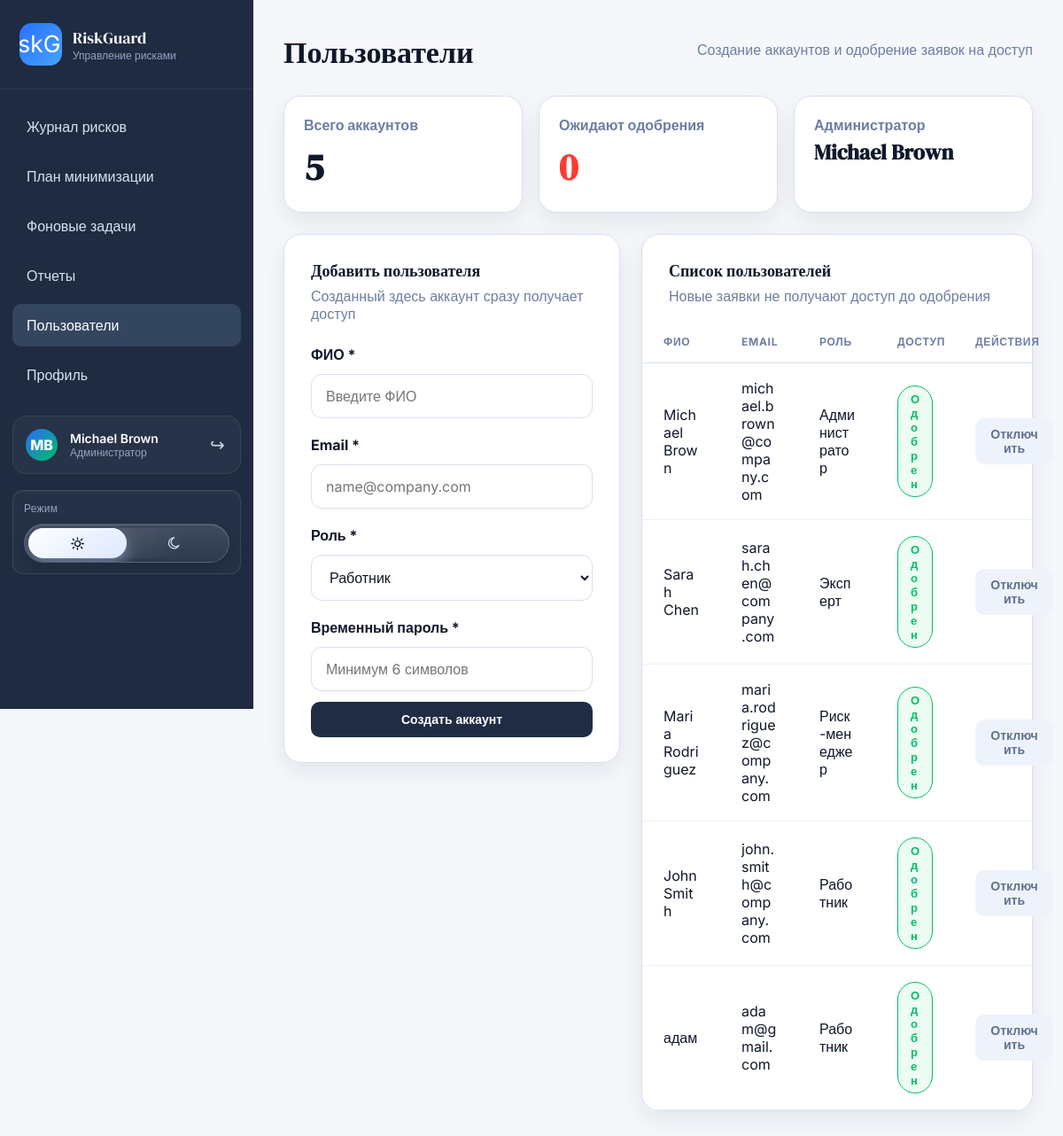
Page /admin/users (signed in) on the committed database.
### app.py (models this page shows)
class User(db.Model):
    id = db.Column(db.Integer, primary_key=True)
    full_name = db.Column(db.String(120), nullable=False)
    email = db.Column(db.String(120), unique=True, nullable=False)
    password_hash = db.Column(db.String(255), nullable=False)
    role = db.Column(db.String(40), nullable=False, default=Role.RISK_MANAGER.value)
    is_approved = db.Column(db.Boolean, nullable=False, default=False)
    joined_at = db.Column(db.Date, nullable=False, default=datetime.utcnow().date)
    risks = db.relationship("Risk", back_populates="owner", foreign_keys="Risk.owner_id", lazy="selectin")
    assigned_risks = db.relationship("Risk", back_populates="expert", foreign_keys="Risk.expert_id", lazy="selectin")
    assessments = db.relationship("Assessment", back_populates="expert", lazy="selectin")
    incidents = db.relationship("Incident", back_populates="reporter", lazy="selectin")
    incident_intakes = db.relationship("IncidentIntake", back_populates="reporter", lazy="selectin")

### app.py (the view, shortened to what this page needs)
@app.route("/admin/users", methods=["GET", "POST"])
@admin_required
def admin_users():
    users = db.session.execute(db.select(User).order_by(User.is_approved, User.role, User.full_name)).scalars().all()
    pending_count = sum(1 for user in users if not user.is_approved)
    return render_template("admin_users.html", users=users, pending_count=pending_count)

### app.py (called while the page is built)
@app.after_request
def allow_desktop_client(response):
    origin = request.headers.get("Origin", "")
    if origin in DESKTOP_ALLOWED_ORIGINS:
        response.headers["Access-Control-Allow-Origin"] = origin
        response.headers["Access-Control-Allow-Headers"] = "Content-Type, Authorization"
        response.headers["Access-Control-Allow-Methods"] = "GET, POST, PATCH, OPTIONS"
        response.headers["Vary"] = "Origin"
    try:
        started_at = getattr(g, "request_started_at", None)
        if started_at and request.path.startswith("/api/"):
            elapsed = int((time.perf_counter() - started_at) * 1000)
            kind = "COMMAND" if request.method in {"POST", "PATCH", "PUT", "DELETE"} else "QUERY"
            record_metric(request.path, kind, elapsed)
            db.session.commit()
    except Exception:  # noqa: BLE001
        db.session.rollback()
    return response

def decode_token(token: str) -> dict:
    return jwt.decode(token, app.config["SECRET_KEY"], algorithms=["HS256"])

def current_user_from_session() -> User | None:
    token = session.get("access_token")
    if not token:
        return None
    try:
        payload = decode_token(token)
    except jwt.PyJWTError:
        session.pop("access_token", None)
        return None
    user = db.session.get(User, payload["user_id"])
    if not user or not user.is_approved:
        session.pop("access_token", None)
        return None
    return user

def web_auth_required(view):
    @wraps(view)
    def wrapped(*args, **kwargs):
        user = current_user_from_session()
        if not user:
            return redirect(url_for("auth_page"))
        g.current_user = user
        return view(*args, **kwargs)
    return wrapped

def admin_required(view):
    @wraps(view)
    @web_auth_required
    def wrapped(*args, **kwargs):
        if g.current_user.role != Role.ADMIN.value:
            abort(404)
        return view(*args, **kwargs)
    return wrapped

@app.before_request
def load_current_user():
    g.request_started_at = time.perf_counter()
    g.current_user = current_user_from_session()

### templates/admin_users.html (shortened to what this page needs)
{% extends "dashboard_base.html" %}
{% block content %}
  <section class="page-header">
    <h1>Пользователи</h1>
    <p>Создание аккаунтов и одобрение заявок на доступ</p>
  </section>
  <section class="report-grid compact-metrics">
    <article class="panel report-card">
      <span>Всего аккаунтов</span>
      <strong>{{ users|length }}</strong>
    </article>
    <article class="panel report-card danger">
      <span>Ожидают одобрения</span>
      <strong>{{ pending_count }}</strong>
    </article>
    <article class="panel report-card">
      <span>Администратор</span>
      <strong class="metric-text">{{ current_user.full_name }}</strong>
    </article>
  </section>
  <div class="admin-layout">
    <form class="panel form-panel" method="post">
      <div class="panel-heading">
        <div>
          <h2>Добавить пользователя</h2>
          <p>Созданный здесь аккаунт сразу получает доступ</p>
        </div>
      </div>
      <div class="field-stack">
        <label>ФИО *</label>
        <input name="full_name" placeholder="Введите ФИО" required>
        <label>Email *</label>
        <input type="email" name="email" placeholder="name@company.com" required>
        <label>Роль *</label>
        <select name="role" required>
          <option value="worker">Работник</option>
        </select>
        <label>Временный пароль *</label>
        <input type="password" name="password" placeholder="Минимум 6 символов" minlength="6" required>
        <button class="primary-btn" type="submit">Создать аккаунт</button>
      </div>
    </form>
    <section class="panel">
      <div class="panel-heading">
        <div>
          <h2>Список пользователей</h2>
          <p>Новые заявки не получают доступ до одобрения</p>
        </div>
      </div>
      <table class="audit-table">
        <thead>
          <tr>
            <th>ФИО</th>
            <th>Email</th>
            <th>Роль</th>
            <th>Доступ</th>
            <th>Действия</th>
          </tr>
        </thead>
        <tbody>
          {% for user in users %}
            <tr>
              <td>{{ user.full_name }}</td>
              <td>{{ user.email }}</td>
              <td>{{ role_label(user.role) }}</td>
              <td>
                {% if user.is_approved %}
                  <span class="status-badge success">Одобрен</span>
                {% else %}
                  <span class="status-badge medium">Ожидает</span>
                {% endif %}
              </td>
              <td>
                <div class="table-actions">
                  {% if not user.is_approved %}
                    <form method="post" action="{{ url_for('approve_user', user_id=user.id) }}">
                      <button class="primary-btn small" type="submit">Одобрить</button>
                    </form>
                  {% else %}
                    <form method="post" action="{{ url_for('deactivate_user', user_id=user.id) }}">
                      <button class="ghost-btn small" type="submit">Отключить</button>
                    </form>
                  {% endif %}
                </div>
              </td>
            </tr>
          {% endfor %}
        </tbody>
      </table>
    </section>
  </div>
{% endblock %}

### templates/dashboard_base.html (shortened to what this page needs)
<!doctype html>
<html lang="ru">
  <head>
    <link rel="stylesheet" href="{{ url_for('static', filename='styles.css') }}">
  </head>
  <body class="dashboard-body">
    <div class="dashboard-layout">
      <aside class="sidebar">
        <div class="brand-box">
          <div class="brand-icon"><img src="{{ url_for('static', filename='riskguard-icon.png') }}" alt="RiskGuard"></div>
          <div>
            <div class="brand-title">RiskGuard</div>
            <div class="brand-subtitle">Управление рисками</div>
          </div>
        </div>
        <nav class="sidebar-nav">
          <a class="nav-link {% if request.endpoint == 'risk_journal' %}active{% endif %}" href="{{ url_for('risk_journal') }}">Журнал рисков</a>
          <a class="nav-link {% if request.endpoint == 'create_mitigation_plan' %}active{% endif %}" href="{{ url_for('create_mitigation_plan') }}">План минимизации</a>
          <a class="nav-link {% if request.endpoint == 'background_tasks' %}active{% endif %}" href="{{ url_for('background_tasks') }}">Фоновые задачи</a>
          <a class="nav-link {% if request.endpoint == 'reports' %}active{% endif %}" href="{{ url_for('reports') }}">Отчеты</a>
          {% if current_user and current_user.role == 'admin' %}
            <a class="nav-link {% if request.endpoint == 'admin_users' %}active{% endif %}" href="{{ url_for('admin_users') }}">Пользователи</a>
          {% endif %}
          <a class="nav-link {% if request.endpoint == 'profile' %}active{% endif %}" href="{{ url_for('profile') }}">Профиль</a>
        </nav>
        <div class="sidebar-user">
          <div class="avatar-mini">{{ current_user.full_name[:1] if current_user else "R" }}{{ current_user.full_name.split(" ")[-1][:1] if current_user and " " in current_user.full_name else "" }}</div>
          <div>
            <div class="sidebar-user-name">{{ current_user.full_name if current_user else "Гость" }}</div>
            <div class="sidebar-user-role">{{ role_label(current_user.role) if current_user else "" }}</div>
          </div>
          <a class="logout-link" href="{{ url_for('logout') }}">↪</a>
        </div>
        <section class="sidebar-mode-card">
          <div class="sidebar-mode-title">Режим</div>
          <div id="mode-toggle-root" class="sidebar-mode-root" data-initial-mode="day"></div>
        </section>
      </aside>
      <main class="main-panel">
        {% block content %}{% endblock %}
      </main>
    </div>
  </body>
</html>

### templates/dashboard_base.html (style rules this page uses)
html, body { background: #f5f7fb; }

### rows in the picture
User: full_name "M", full_name "B", full_name "Michael Brown", role "Администратор", email "michael.brown@company.com", is_approved "Одобрен"
User: full_name "Sarah Chen", email "sarah.chen@company.com", role "Эксперт", is_approved "Одобрен"
User: full_name "Maria Rodriguez", email "maria.rodriguez@company.com", role "Риск-менеджер", is_approved "Одобрен"
User: full_name "John Smith", email "john.smith@company.com", role "Работник", is_approved "Одобрен"
User: full_name "адам", email "adam@gmail.com", role "Работник", is_approved "Одобрен"

### other values in the picture
{{ users|length }} "5"
{{ pending_count }} "0"
